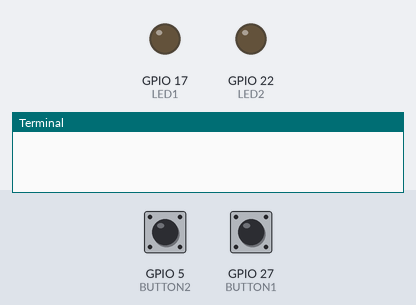
The program below on a simulated Raspberry Pi (BCM pin numbers). On the bench: output pins drawn as LEDs (lit = HIGH), the last lines printed to the terminal. Inputs (shaded band) come from the test bench; at power-on: GPIO 5 (BUTTON2) HIGH, GPIO 27 (BUTTON1) HIGH.

Above: at 1.2 s.
1.3 s: GPIO 5 (BUTTON2) pulled LOW for 0.15 s
At 2.4 s:
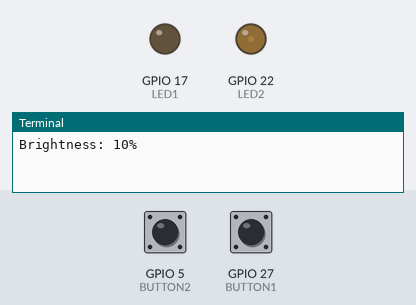
2.9 s: GPIO 27 (BUTTON1) pulled LOW for 0.15 s
At 3.7 s:
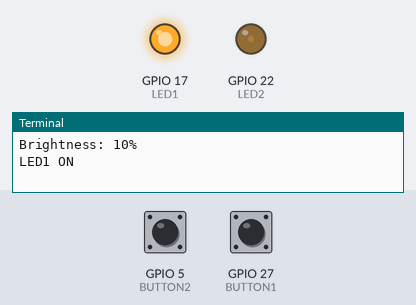
4.5 s: GPIO 27 (BUTTON1) pulled LOW for 1 s
At 4.9 s:
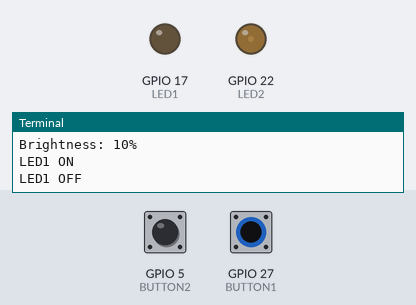
7.0 s: GPIO 5 (BUTTON2) pulled LOW for 1 s
At 8.1 s:
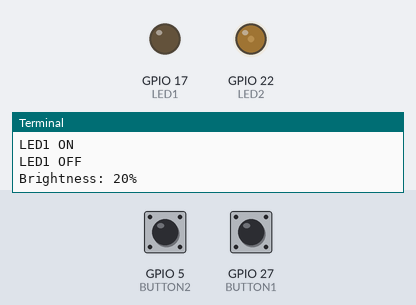
9.5 s: GPIO 5 (BUTTON2) pulled LOW for 0.15 s
At 10.1 s:
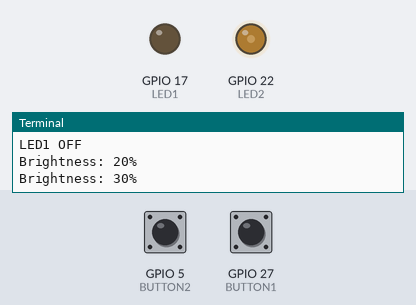
11.1 s: GPIO 27 (BUTTON1) pulled LOW for 0.15 s
At 12.6 s:
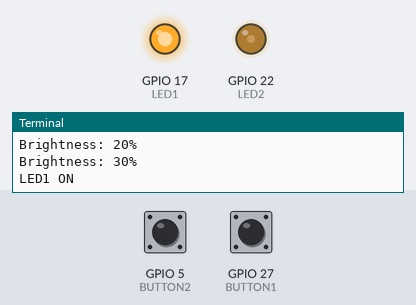
Timing chart, 0 to 13.7 s (numbered marks = the images above; inputs shaded):
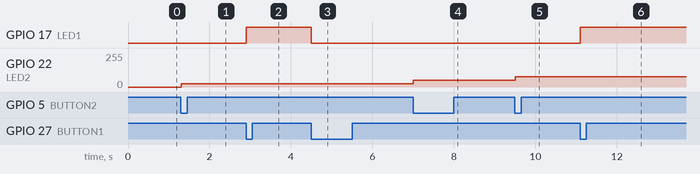

Measured:
- after the input at 1.3 s, GPIO 22 (LED2): 0/255 → 26/255 at once
- after the input at 2.9 s, GPIO 17 (LED1): LOW → HIGH at once
- after the input at 4.5 s, GPIO 17 (LED1): HIGH → LOW at once
- after the input at 7.0 s, GPIO 22 (LED2): 26/255 → 51/255 at once
- after the input at 9.5 s, GPIO 22 (LED2): 51/255 → 77/255 at once
- after the input at 11.1 s, GPIO 17 (LED1): LOW → HIGH at once

The program:

led_button_controller.py
```python
import RPi.GPIO as GPIO
import time

LED1 = 17
LED2 = 22
BUTTON1 = 27
BUTTON2 = 5

GPIO.setwarnings(False)
GPIO.setmode(GPIO.BCM)

GPIO.setup(LED1, GPIO.OUT)
GPIO.setup(LED2, GPIO.OUT)

GPIO.setup(BUTTON1, GPIO.IN, pull_up_down=GPIO.PUD_UP)
GPIO.setup(BUTTON2, GPIO.IN, pull_up_down=GPIO.PUD_UP)

pwm1 = GPIO.PWM(LED1, 1000)
pwm2 = GPIO.PWM(LED2, 1000)

pwm1.start(0)
pwm2.start(0)

led1_state = False
brightness = 0

fade_value = 0
fade_direction = 5
bonus_active = False

last_button1 = GPIO.HIGH
last_button2 = GPIO.HIGH

try:
    while True:
        b1 = GPIO.input(BUTTON1)
        b2 = GPIO.input(BUTTON2)

        # BONUS: both buttons pressed
        if b1 == GPIO.LOW and b2 == GPIO.LOW:
            bonus_active = True

            fade_value += fade_direction

            if fade_value >= 100:
                fade_value = 100
                fade_direction = -5
            elif fade_value <= 0:
                fade_value = 0
                fade_direction = 5

            pwm1.ChangeDutyCycle(fade_value)
            pwm2.ChangeDutyCycle(fade_value)

            print(f"BONUS FADE: {fade_value}%")

            last_button1 = b1
            last_button2 = b2

            time.sleep(0.05)
            continue

        # after bonus, wait until both buttons are released
        if bonus_active:
            if b1 == GPIO.HIGH and b2 == GPIO.HIGH:
                bonus_active = False
                last_button1 = GPIO.HIGH
                last_button2 = GPIO.HIGH
            time.sleep(0.05)
            continue

        # Button 1 toggles LED1
        if last_button1 == GPIO.HIGH and b1 == GPIO.LOW:
            led1_state = not led1_state
            pwm1.ChangeDutyCycle(100 if led1_state else 0)
            print("LED1", "ON" if led1_state else "OFF")

        # Button 2 increases LED2 brightness
        if last_button2 == GPIO.HIGH and b2 == GPIO.LOW:
            brightness += 10
            if brightness > 100:
                brightness = 0

            pwm2.ChangeDutyCycle(brightness)
            print(f"Brightness: {brightness}%")

        last_button1 = b1
        last_button2 = b2

        time.sleep(0.05)

except KeyboardInterrupt:
    pass

finally:
    pwm1.stop()
    pwm2.stop()
    GPIO.cleanup()
```
